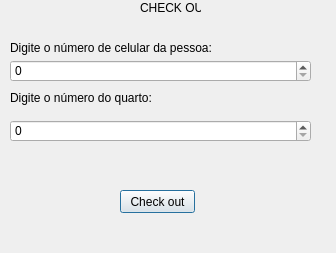
<?xml version="1.0" encoding="UTF-8"?>
<ui version="4.0">
 <class>CheckOut</class>
 <widget class="QDialog" name="CheckOut">
  <property name="geometry">
   <rect>
    <x>0</x>
    <y>0</y>
    <width>336</width>
    <height>253</height>
   </rect>
  </property>
  <property name="windowTitle">
   <string>Check Out</string>
  </property>
  <widget class="QLabel" name="label">
   <property name="geometry">
    <rect>
     <x>140</x>
     <y>0</y>
     <width>61</width>
     <height>16</height>
    </rect>
   </property>
   <property name="text">
    <string>CHECK OUT</string>
   </property>
  </widget>
  <widget class="QLabel" name="label_2">
   <property name="geometry">
    <rect>
     <x>10</x>
     <y>40</y>
     <width>221</width>
     <height>16</height>
    </rect>
   </property>
   <property name="text">
    <string>Digite o número de celular da pessoa:</string>
   </property>
  </widget>
  <widget class="QPushButton" name="CheckO">
   <property name="geometry">
    <rect>
     <x>120</x>
     <y>190</y>
     <width>75</width>
     <height>23</height>
    </rect>
   </property>
   <property name="text">
    <string>Check out</string>
   </property>
  </widget>
  <widget class="QSpinBox" name="out">
   <property name="geometry">
    <rect>
     <x>10</x>
     <y>60</y>
     <width>301</width>
     <height>22</height>
    </rect>
   </property>
  </widget>
  <widget class="QSpinBox" name="quarto">
   <property name="geometry">
    <rect>
     <x>10</x>
     <y>120</y>
     <width>301</width>
     <height>22</height>
    </rect>
   </property>
  </widget>
  <widget class="QLabel" name="label_3">
   <property name="geometry">
    <rect>
     <x>10</x>
     <y>90</y>
     <width>301</width>
     <height>16</height>
    </rect>
   </property>
   <property name="text">
    <string>Digite o número do quarto:</string>
   </property>
  </widget>
 </widget>
 <resources/>
 <connections/>
</ui>
